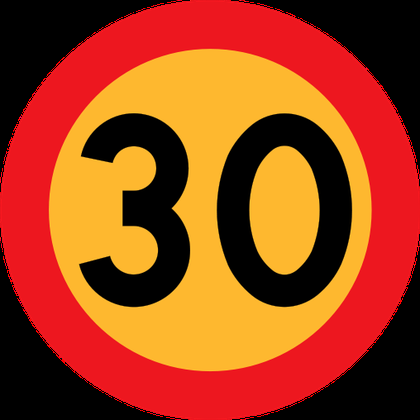
%> input picture SignalDetector/limit30.png, 420 x 420 px, shrunk from 508 x 508 before the run
$ octave FindContour.m   (GNU Octave 9; MATLAB toolbox functions it lacks are replaced by stand-ins)
%> lines starting %> are read from the running program, lines starting %| are printed output that depends on the picture
% Cerca i contorni nel immagine


clc;clear;close all;
Irgb_orig=imread('./limit30.png');
%> Irgb_orig is the input picture: size 420x420x3 uint8; mean R, G, B 160.4, 66.9, 25.3
Irgb=Irgb_orig;

Igray=rgb2gray(Irgb);
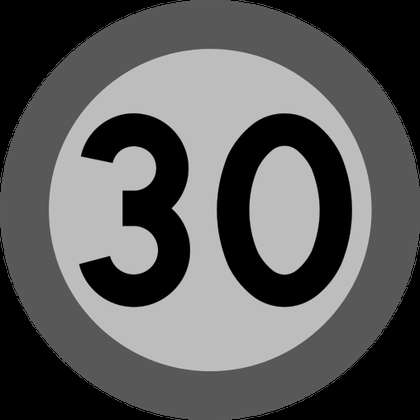
%> Igray: size 420x420 uint8; min 0, max 199, mean 90.1
figure(1)
BW = edge(Igray,'canny');
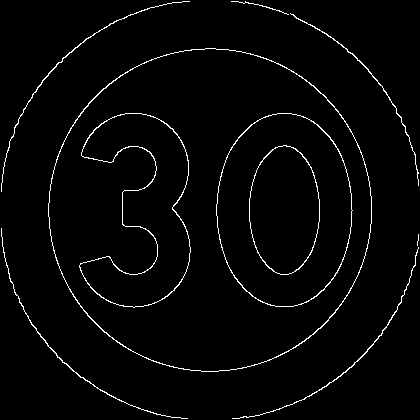
%> BW: size 420x420 logical; 2.4% white in thin lines or dots
imshow(BW);
figure(2);
hold on;
s=size(BW);
%> s = [420 420]

k=0;
X=zeros(s);

for i = 1:s(1)

  for j=2:s(2)

      if(BW(i,j)==1 & X(i,j)==0)

%> (the run ends here)

$ run again, with SignalDetector/GiveWay.png copied over SignalDetector/limit30.png
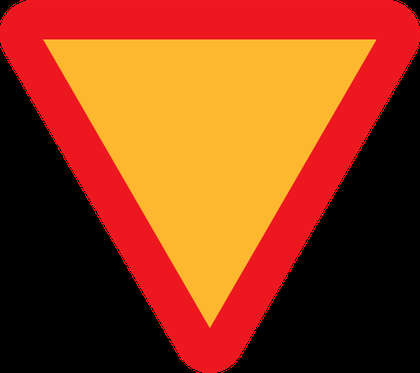
%> input picture SignalDetector/GiveWay.png, 420 x 373 px, shrunk from 511 x 454 before the run
%> Irgb_orig is the input picture: size 373x420x3 uint8; mean R, G, B 148.3, 63.2, 23.5
%> `Igray=rgb2gray(Irgb);`:
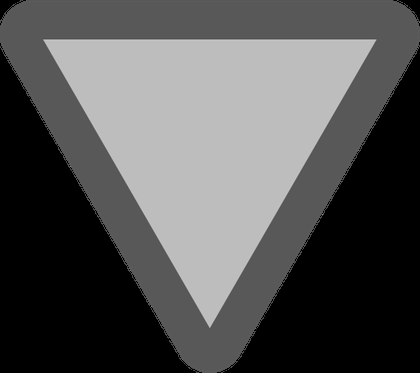
%> Igray: size 373x420 uint8; min 0, max 201, mean 84.1
%> `BW = edge(Igray,'canny');`:
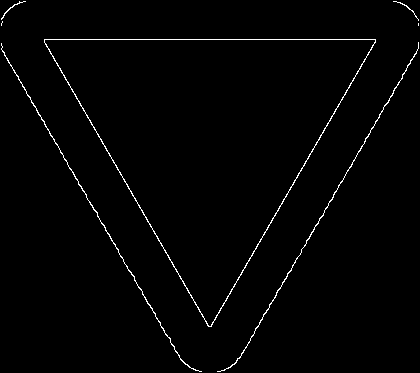
%> BW: size 373x420 logical; 1.4% white in thin lines or dots
